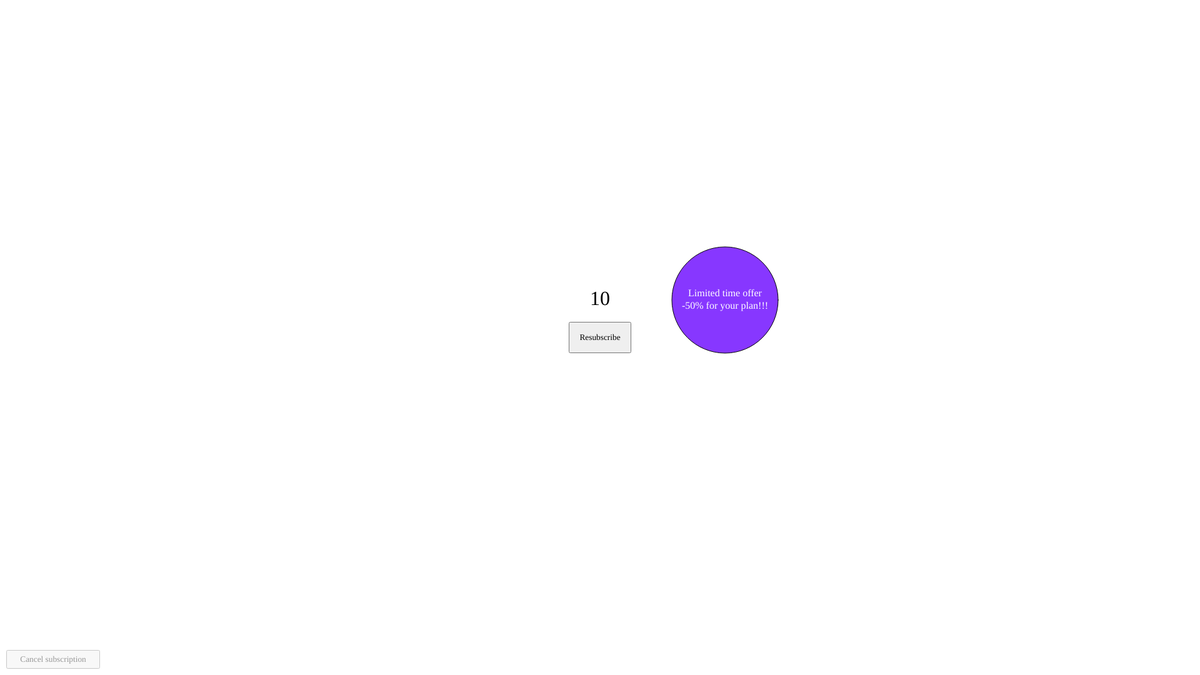
Frame 1 (no input)
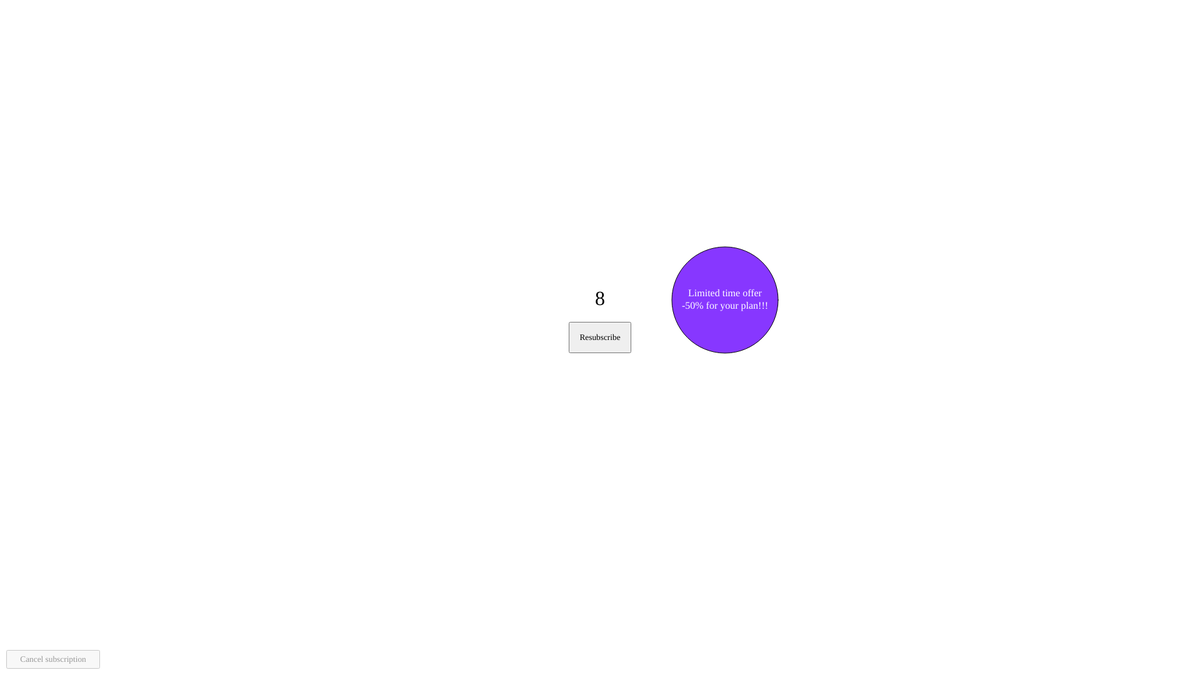
Frame 60 (no input)
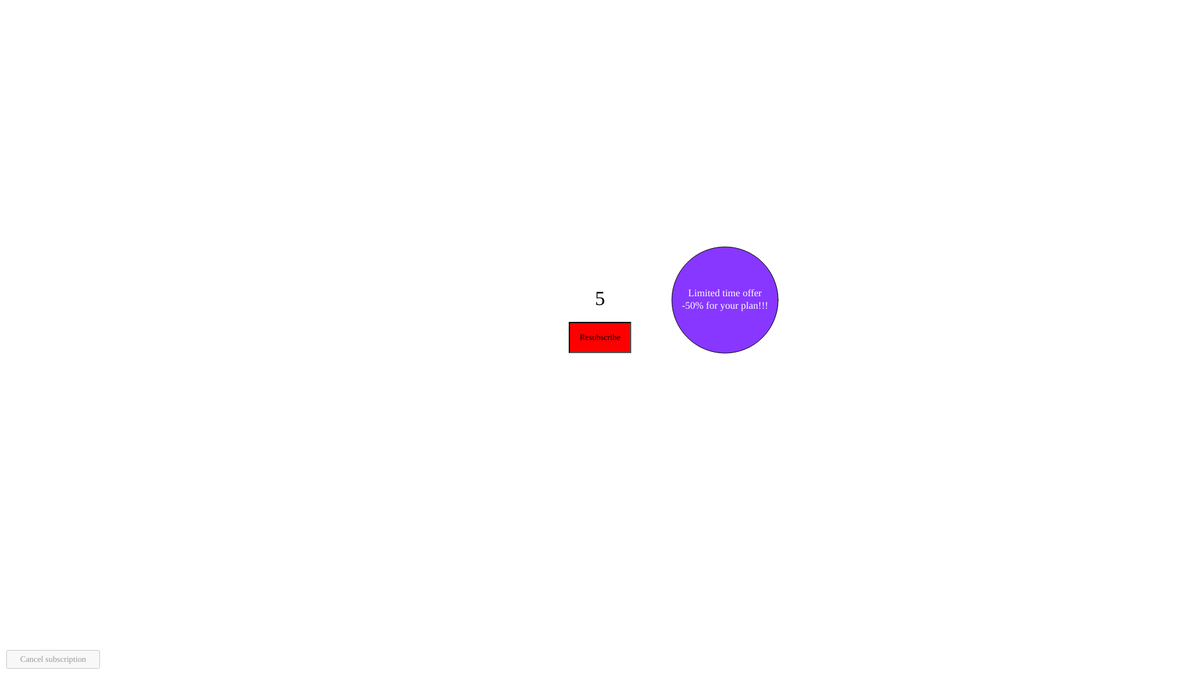
Frame 120 (the mouse pressed at the canvas centre since frame 60)

The p5.js sketch that drew these frames (run headless with seeded random() and noise() and a simulated clock; from frame 60 on, the mouse is pressed at the canvas centre):

// p5.js sketch
// ── sketch.js
let timer = 10;
let interval;
let resubscribeButton;
let cancelButton;
let circlesToDraw = 0;
let blink = false;
let comicFont;

function preload() {
  // Load the Comic Sans font
  comicFont = 'Comic Sans MS';
}


function setup() {
  createCanvas(1920, 1080);

  // Create Resubscribe Button
  resubscribeButton = createButton('Resubscribe');
  resubscribeButton.position(width / 2 - 50, height / 2 - 25);
  resubscribeButton.size(100, 50);
  resubscribeButton.style('font-family', comicFont);  // Set font family

  // Create Cancel Subscription Button
  cancelButton = createButton('Cancel subscription');
  cancelButton.position(10, height - 40);  // Adjust position to accommodate new size
  cancelButton.size(150, 30);  // Increased size
  cancelButton.style('opacity', '0.4');
  cancelButton.style('font-family', comicFont);  // Set font family

  // Start the timer
  interval = setInterval(updateTimer, 1000);
}

function draw() {
  // Blink the screen red and yellow if timer is less than or equal to -15
  if (timer <= -10) {
    if (frameCount % 30 < 15) {
      background(135, 55, 255);  // Fioletowy background
    } else {
      background(255);  // default background
    }
  } else {
    background(255);

    // Draw the circle if timer is above zero
    if (timer > 0) {
      drawOfferCircle(width / 2 + 200, height / 2 - 60, 170);
    } else {
      // Increment the number of circles to draw over time
      if (frameCount % 10 == 0) {
        circlesToDraw++;
      }

      let drawnCircles = 0;
      for (let x = 0; x < width; x += 200) {
        for (let y = 0; y < height; y += 200) {
          if (drawnCircles >= circlesToDraw) {
            break;
          }
          // Skip the area around the cancel button
          if (x > 10 && x < 160 && y > height - 80 && y < height) {
            continue;
          }
          drawOfferCircle(x, y, 170);
          drawnCircles++;
        }
        if (drawnCircles >= circlesToDraw) {
          break;
        }
      }

      // Make the cancel button more visible
      cancelButton.style('opacity', '0.4');
      cancelButton.style('background-color', 'white');
      cancelButton.style('color', 'black');
      cancelButton.style('font-weight', 'bold');
    }

    // Change button color when timer is 5 or less
    if (timer > 0 && timer <= 5) {
      if (frameCount % 30 < 15) {
        resubscribeButton.style('background-color', 'red');
      } else {
        resubscribeButton.style('background-color', '');
      }
    } else if (timer <= 0) {
      if (frameCount % 30 < 15) {
        resubscribeButton.style('background-color', 'yellow');
      } else {
        resubscribeButton.style('background-color', '');
      }
    }
  }

  // Draw the timer text last to ensure it is not covered
  textSize(32);
  textFont(comicFont)
  fill(0);
  textAlign(CENTER, CENTER);
  text(timer, width / 2, height / 2 - 60);

  // Ensure buttons are always visible
  drawButtons();
}

function updateTimer() {
  timer--;
}

function drawOfferCircle(x, y, diameter) {
  fill(135, 55, 255);  // fioletowy color with transparency
  ellipse(x, y, diameter, diameter);

  // Draw the text inside the circle
  textSize(16);
  textFont(comicFont)
  fill(255);
  textAlign(CENTER, CENTER);
  text("Limited time offer\n-50% for your plan!!!", x, y);
}

function drawButtons() {
  // Draw the Resubscribe button
  resubscribeButton.position(width / 2 - 50, height / 2 - 25);

  // Draw the Cancel Subscription button
  cancelButton.position(10, height - 40);
}
